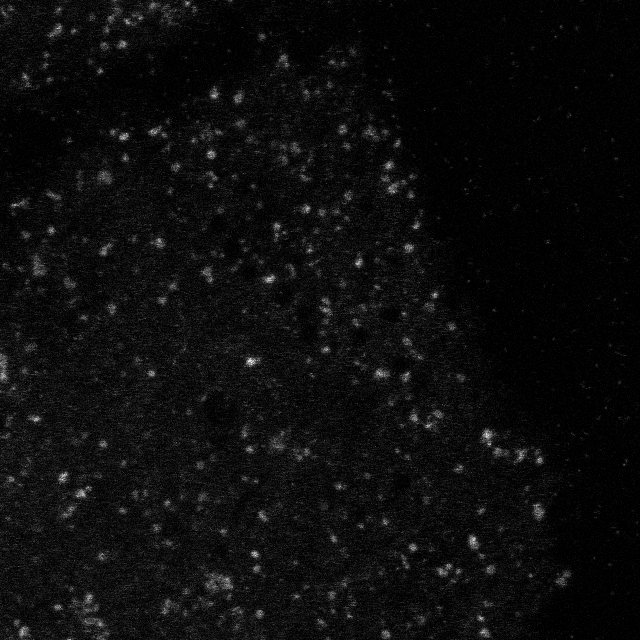
%> input picture 3_CLC-code/STED/2023_12_08_136K_JF635_D2_well1_STED.lif - Series003 - C=1.tif, 640 x 640 px
$ octave CLCcode.m   (GNU Octave 9; MATLAB toolbox functions it lacks are replaced by stand-ins)
%> lines starting %> are read from the running program, lines starting %| are printed output that depends on the picture; in (x1, y1, x2, y2) boxes, pixels count from 0 and x2, y2 are one past the last pixel; in counts of white or black regions, pixels touching at a corner belong together; the program's own positions count from 1
%% Code written by Anne Lyons 2023 11 17 with modifications by Michelle Frei
%% Dependencies: Install the Image Processing Toolbox
%% Load images: change paths + names of files
sted0 = imread("STED\2023_12_08_136K_JF635_D2_well1_STED.lif - Series003 - C=1.tif");
%> sted0 is the input picture: size 640x640 uint16; min 0, max 57, mean 2.9
sted1 = imread("STED\2023_12_08_136K_JF635_D2_well1_STED.lif - Series004 - C=1.tif");
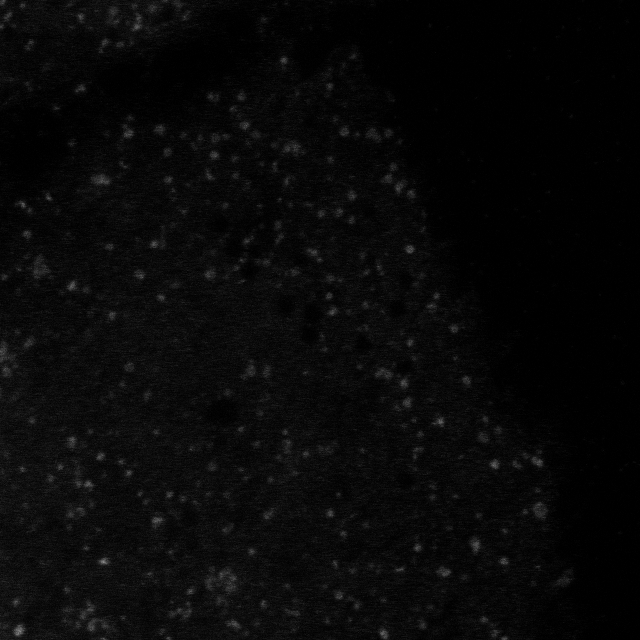
%> input picture 3_CLC-code/STED/2023_12_08_136K_JF635_D2_well1_STED.lif - Series004 - C=1.tif, 640 x 640 px
%> sted1 is the input picture: size 640x640 uint16; min 0, max 136, mean 8.3

%Resolution from image meta data
imres = 640/22.56;

%% Segment Images
% Functions are at end of script
sted0_obj = SegmentCLC(sted0);
%> in SegmentCLC, `J = imbinarize(DoG_blur);`:
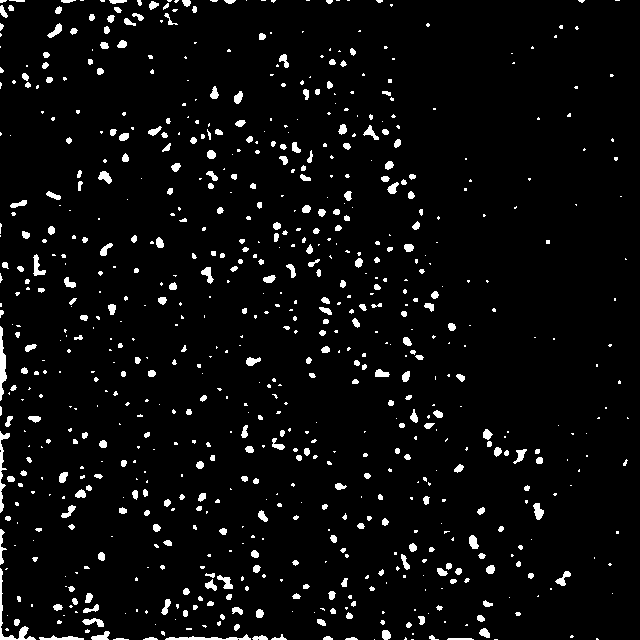
%> J: size 640x640 logical; 4.5% white; 769 white regions (446 under 20 px), largest, box (x1, y1, x2, y2) and area: (0, 568, 36, 640) 330, (0, 326, 7, 401) 295, (0, 431, 10, 513) 250
%> in SegmentCLC, `JL = bwlabel(J);`:
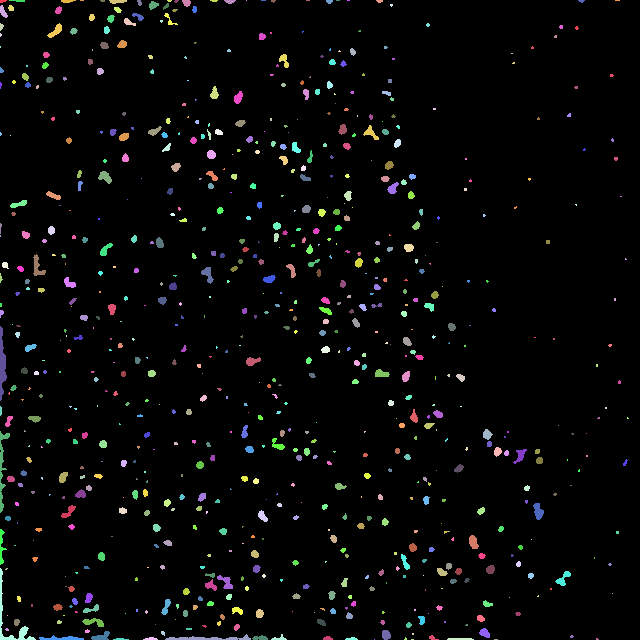
%> JL: size 640x640 double; 770 distinct labels, from 0 to 769; one colour per label, 0 black
%> in SegmentCLC, `stats = regionprops(J,"Circularity","Area");`: stats = 769 regions; largest, Area and Circularity: 330 0.0726, 295 0.154, 250 0.0815, 228 0.0898, 130 0.377
%> in SegmentCLC, `keepMask1 = [stats.Circularity]>=CircMin;`: keepMask1 = 769 logical values, 714 true
%> in SegmentCLC, `keepMask2= [stats.Circularity]<=CircMax;`: keepMask2 = 769 logical values, 621 true
%> in SegmentCLC, `keepMask3 = [stats.Area]>=AreaMin;`: keepMask3 = 769 logical values, 275 true
%> in SegmentCLC, `keep = keepMask1 + keepMask2 + keepMask3;`: keep = 769 values, max 3 at index 2, min 0 at index 25, mean 2.09
%> in SegmentCLC, `CLCobj = ismember(JL,find(keep == 3)) > 0;`: CLCobj: size 640x640 logical; 3% white; 259 white regions, largest, box (x1, y1, x2, y2) and area: (33, 254, 46, 276) 130, (533, 503, 544, 520) 118, (82, 618, 104, 627) 112
sted1_obj = SegmentCLC(sted1);
%> in SegmentCLC (call 2), `DoG_blur = imgaussfilt(DoG_filt,blurSig);`:
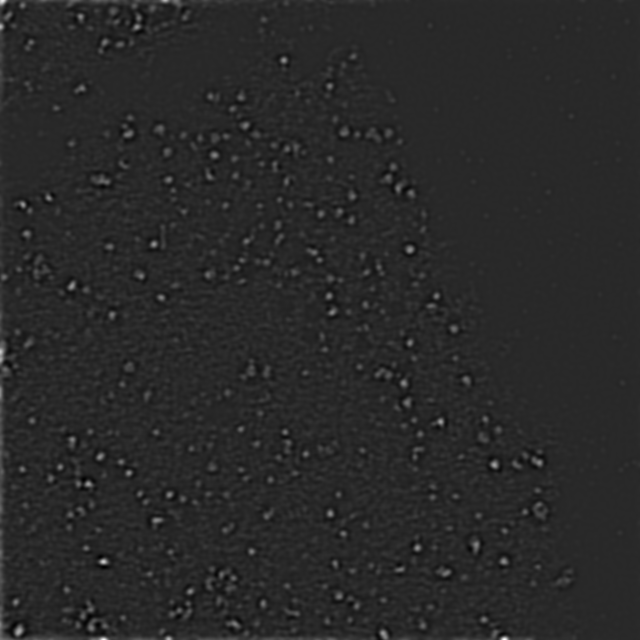
%> DoG_blur: size 640x640 double; min -0.0552, max 0.287, mean 0.000466; drawn with min black and max white
%> in SegmentCLC (call 2), `J = imbinarize(DoG_blur);`: J: size 640x640 logical; 3.4% white; 470 white regions (210 under 20 px), largest, box (x1, y1, x2, y2) and area: (0, 339, 10, 524) 689, (0, 528, 21, 640) 424, (260, 637, 338, 640) 190
%> in SegmentCLC (call 2), `JL = bwlabel(J);`:
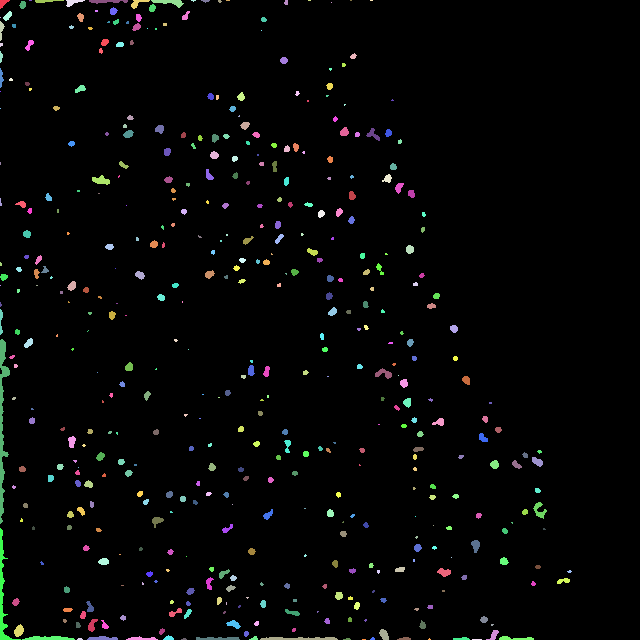
%> JL: size 640x640 double; 471 distinct labels, from 0 to 470; one colour per label, 0 black
%> in SegmentCLC (call 2), `stats = regionprops(J,"Circularity","Area");`: stats = 470 regions; largest, Area and Circularity: 689 0.0541, 424 0.0687, 190 0.0958, 160 0.174, 126 0.309
%> in SegmentCLC (call 2), `keepMask1 = [stats.Circularity]>=CircMin;`: keepMask1 = 470 logical values, 445 true
%> in SegmentCLC (call 2), `keepMask2= [stats.Circularity]<=CircMax;`: keepMask2 = 470 logical values, 395 true
%> in SegmentCLC (call 2), `keepMask3 = [stats.Area]>=AreaMin;`: keepMask3 = 470 logical values, 218 true
%> in SegmentCLC (call 2), `keep = keepMask1 + keepMask2 + keepMask3;`: keep = 470 values, max 3 at index 1, min 0 at index 2, mean 2.25
%> in SegmentCLC (call 2), `CLCobj = ismember(JL,find(keep == 3)) > 0;`: CLCobj: size 640x640 logical; 2.2% white; 204 white regions, largest, box (x1, y1, x2, y2) and area: (151, 0, 184, 8) 126, (92, 175, 110, 185) 110, (533, 502, 547, 519) 107

% Label objects to give IDs
sted0_Lb = bwlabel(sted0_obj);
%> sted0_Lb: size 640x640 double; 260 distinct labels, from 0 to 259
sted1_Lb = bwlabel(sted1_obj);
%> sted1_Lb: size 640x640 double; 205 distinct labels, from 0 to 204

sted0_mask = boundarymask(sted0_Lb);
%> sted0_mask: size 640x640 logical; 4.1% white in thin lines or dots, all inside (x1, y1, x2, y2) = (0, 0, 572, 640)
sted1_mask = boundarymask(sted1_Lb);
%> sted1_mask: size 640x640 logical; 3.2% white in thin lines or dots, all inside (x1, y1, x2, y2) = (0, 0, 571, 640)

newFolderName = 'Results_2';
mkdir(newFolderName);

figure('Name','STED before');
imshow(labeloverlay(imadjust(sted0),sted0_mask,'Transparency',0));
saveas(gcf, 'Results_2\STED-before_ROI.tiff', 'tiff');
figure('Name','STED after');
imshow(labeloverlay(imadjust(sted1),sted1_mask,'Transparency',0));
saveas(gcf, 'Results_2\STED-after_ROI.tiff', 'tiff');

%% Distance measures to partner pits
[stedConn,stedCent0,stedCent1] = LinkCLC(sted0,sted1,sted0_obj,sted1_obj);
title('STED Pair');
saveas(gcf, 'Results_2\STED pair', 'tiff');

%% Define background corrected images
imshow(sted1);
imcontrast;
h = imrect;
% [85 lines not run here, left out]
function CLCobj = SegmentCLC(input_image)
% A funtion with difference of gaussians filtering to enhance dot
% recognition in segmentation

    %Filter settings determined in DotSpotter/ROInavigator
    %Segmentation Parameters
    hsize = 5;
    sigma = 5;
    diffOG = 5;
    blurSig = 2;

    % Filtering parameters
    CircMin = 0.2;
    CircMax = 1;
    AreaMin = 25;
    % Futher parameter
    %AreaMax = 10181;


    % Difference of Gaussians to search enhance gaussian-like puncta
    gaussian1 = fspecial('Gaussian',hsize,sigma);
    gaussian2 = fspecial('Gaussian',hsize,sigma+diffOG);

    %Defintion of the Kernel for DOG
    DoG = gaussian1-gaussian2;
    % search for the same shape as DoG filter
    DoG_filt = conv2(double(input_image),DoG,'same');

    % Noise reduction with gaussian blur sigma
    DoG_blur = imgaussfilt(DoG_filt,blurSig);

    % Segment filtered image
    J = imbinarize(DoG_blur);
    JL = bwlabel(J);
    stats = regionprops(J,"Circularity","Area");

    keepMask1 = [stats.Circularity]>=CircMin;
    keepMask2= [stats.Circularity]<=CircMax;
    keepMask3 = [stats.Area]>=AreaMin;
    keep = keepMask1 + keepMask2 + keepMask3;
    CLCobj = ismember(JL,find(keep == 3)) > 0;

    % Include if AreaMax is used to filter
    % keepMask4 = [stats.Area]<=AreaMax;
    % keep = keepMask1 + keepMask2 + keepMask3 + keepMask4;
    % CLCobj = ismember(JL,find(keep == 4)) > 0;

end

function [fcheck2,puncCent0,puncCent1] = LinkCLC(im0,im1,input_binary0,input_binary1)
% A funtion to link segmented objects between two images that are the
% closest together possible, perhaps two timepoint images
    figure;
    imshowpair(im0,im1);
    text (100,670, 'Green - before, Pink - after, yellow - all pairings, red- filtered pairing');
    hold on;

    stats0 = regionprops('table',input_binary0,'Centroid');
%> stats0 = 259 regions; first 5, Centroid: [3.8 12.5], [5.7 265.8], [9.3 421.7], [8.6 518.9], [11.4 479.6]
    puncCent0 = round(stats0.Centroid);
%> puncCent0 = 259 rows, first 12: [4 13; 6 266; 9 422; 9 519; 11 480; 12 9; 19 1; 19 205; 14 389; 17 623; 21 269; 24 474]
    stats1 = regionprops('table',input_binary1,'Centroid');
%> stats1 = 204 regions; first 5, Centroid: [3.9 3.7], [2 30.3], [1.7 57.5], [1.8 78.6], [4.4 277.6]
    puncCent1 = round(stats1.Centroid);
%> puncCent1 = 204 rows, first 12: [4 4; 2 30; 2 58; 2 79; 4 278; 2 322; 8 17; 16 603; 20 631; 22 205; 23 5; 23 470]
    % [11 lines of commented-out code are left out]
    [punc2punc,LocObj,LocB] = EucDistObj(puncCent1,puncCent0);
%> in dist2, `[ndata, dimx] = size(x);`: ndata = 204; dimx = 2
%> in dist2, `[ncentres, dimc] = size(c);`: ncentres = 259; dimc = 2
%> in dist2, `n2 = (ones(ncentres, 1) * sum((x.^2)', 1))' + ones(ndata, 1) * sum((c...`:
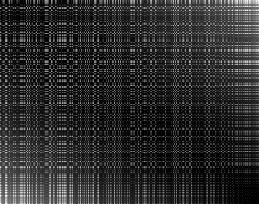
%> n2: size 204x259 double; min 0, max 654053, mean 119089; drawn with min black and max white
%> in EucDistObj, `minEdist = min(Edist,[],2);`: minEdist = 204 values, max 1517 at index 6, min 0 at index 132, mean 138.7
%> in EucDistObj, `LocObj = LocBoundary;`: LocObj = 204 values from 0 to 0
%> the loop in EucDistObj, `for i = 1:length(Edist(:,1))` made 204 passes
%> LocB on passes 1 to 3: 1, 1, 14
%> after the loop in EucDistObj, `for i = 1:length(Edist(:,1))`: LocBoundary = 204 values, max 259 at index 204, min 1 at index 1, mean 125.1; LocObj = 204 values from 1 to 204
%> punc2punc has the same summary as minEdist in EucDistObj; LocObj = 204 values from 1 to 204; LocB has the same summary as LocBoundary in EucDistObj

    % LocObj is the list of object IDs in afterimage(1) (ordered 1:object#)
    % LocB is the list of objectIDs in beforeimage(0) index matched to LocObj

    % While LocObj has no duplicates and is ordered numerically, it is
    % possible for LocB to have duplicates... more on dealing with this
    % below

    % plots the distances over the overlay image in
    for pln = 1:length(punc2punc(:,1))
        p3 = plot([puncCent1(LocObj(pln),1) puncCent0(LocB(pln),1)], ...
        [puncCent1(LocObj(pln),2) puncCent0(LocB(pln),2)],'y',...
        'MarkerSize',3,'DisplayName','punc2punc'); hold on;
    end

    % in the initial approach, the partnering errors where
    % there are pits with several partners (duplicates in LocB)
    % let's fix this by only keeping pairing with the closest neighbor

    % Part A
    %new matrix with the after, before, distance
    check = [LocObj,LocB,punc2punc];
%> check = 204 rows, first 12: [1 1 81; 2 1 293; 3 14 937; 4 14 580; 5 2 148; 6 17 1517; 7 1 32; 8 10 401; 9 10 73; 10 8 9; 11 7 32; 12 12 17]
    %Sort by column2 (LocB) to filter multipartners
    check2 = sortrows(check,2);
%> check2 = 204 rows, first 12: [1 1 81; 2 1 293; 7 1 32; 5 2 148; 11 7 32; 10 8 9; 8 10 401; 9 10 73; 12 12 17; 3 14 937; 4 14 580; 13 15 4]
    fcheck2 = [];
    % this routine goes through all the indices in the ordered matrix
    for pln = 1:max(LocB(:,1))
        ind = find(check2(:,2)==pln);
        if length(ind) == 1 %if only one partner exists, it adds this to the fcheck2 version
            check_app = check2(ind,:);
            if isempty(fcheck2) == 1
                fcheck2 = check_app;
            else
                fcheck2 = [fcheck2; check_app];
            end
        elseif length(ind) > 1 % if multiple indices in LocB contain same value
            %this is the subsection of check2 that has the same indicies
            %(also contains the Lobj, Bobj, distance
            ddist = check2((min(ind):max(ind)),:);
            [~,I] = min(ddist(:,3)); %get indexed minimum, the row that is the shortest
            check_app = ddist(I,:); %and use for appending matrix
            if isempty(fcheck2) == 1
                fcheck2 = check_app;
            else
                fcheck2 = [fcheck2; check_app];
            end
        end
    end
%> this loop made 259 passes
%> (ind, ddist, I) on passes 1, 10, 14, 17, 19, 29, 31, 46, 47, 52, 56: ([1; 2; 3], [1 1 81; 2 1 293; 7 1 32], 3), ([7; 8], [8 10 401; 9 10 73], 2), ([10; 11], [3 14 937; 4 14 580], 2), ([13; 14], [6 17 1517; 14 17 20], 2), ([16; 17; 18], [17 19 37; 18 19 65; 19 19 73], 1), ([23; 24], [21 29 170; 23 29 130], 2), ([26; 27], [28 31 13; 35 31 170], 1), ([34; 35; 36], [33 46 234; 42 46 10; 47 46 130], 2), ([37; 38], [36 47 100; 40 47 5], 2), ([41; 42], [41 52 5; 56 52 845], 1), ([45; 46], [38 56 289; 45 56 29], 2)
%> (ind, check_app) on passes 12, 15, 18, 22, 23, 24: (9, [12 12 17]), (12, [13 15 4]), (15, [16 18 8]), (19, [15 22 370]), (20, [22 23 890]), (21, [20 24 29])
%> after the loop, check_app = [204 259 4]; ddist = [200 258 170; 202 258 2]; fcheck2 = 163 rows, first 12: [7 1 32; 5 2 148; 11 7 32; 10 8 9; 9 10 73; 12 12 17; 4 14 580; 13 15 4; 14 17 20; 16 18 8; 17 19 37; 15 22 370]

    % define the new selected pairings
    LocObjf = fcheck2(:,1);
%> LocObjf = 163 values, max 204 at index 163, min 4 at index 7, mean 107.3
    LocBf= fcheck2(:,2);
%> LocBf = 163 values from 1 to 259
    punc2puncf= fcheck2(:,3);
%> punc2puncf = 163 values, max 1313 at index 54, min 0 at index 97, mean 90.83

    for pln = 1:length(LocBf(:,1))
        p3 = plot([puncCent1(LocObjf(pln),1) puncCent0(LocBf(pln),1)], ...
        [puncCent1(LocObjf(pln),2) puncCent0(LocBf(pln),2)],'c',...
        'MarkerSize',3,'DisplayName','punc2punc', 'Color', 'red'); hold on;
    end
%> `[stedConn,stedCent0,stedCent1] = LinkCLC(sted0,sted1,sted0_obj,sted1_o..`: stedConn has the same summary as fcheck2 in LinkCLC; stedCent0 has the same summary as puncCent0 in LinkCLC; stedCent1 has the same summary as puncCent1 in LinkCLC
%> `title('STED Pair');`:
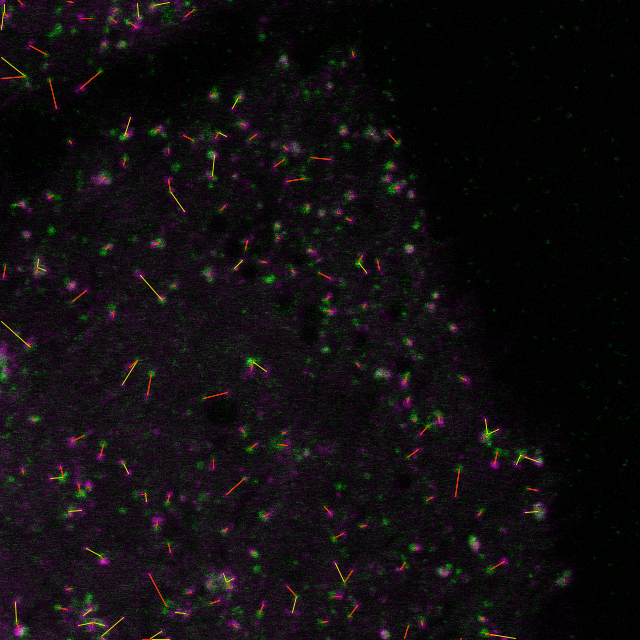
%> figure redrawn from the program's plot data; its title reads 'STED Pair'
%> the run ends on the next line

    hold off

end

function [minEdist,LocObj,LocBoundary] = EucDistObj(Object,Boundary,varargin)
% A function to take the squared Euclidean distance of an "object" relative
% to a "boundary", which are These can just be two coordinate systems
% Obj2Obj varargin option allows measurements within the same image
% without having objects measure to themself.
% the variables returned are the minimum distances minEdist (column vector
% with the minima, LocObj the indicies of the objects in the after image
% (1,2,3,4) Loc Boundary indicies in the before image

% matrix with all the distances between the objects
Edist = dist2(Object,Boundary);

if nargin > 2
    if strcmp(varargin{1},'obj2obj') == 1 % Distance between objects
        %if we use the same method btwn objects, they measure to themselves
        %making a zero value minimum... instead, sort the columns of Edist to
        %numerically get the minimums in the second (nonzero) row
        sortEdist = sort(Edist);
        minEdist = sortEdist(2,:)';
    end
else %distance from object to boundary
    minEdist = min(Edist,[],2);
end

LocBoundary = zeros(length(Edist(:,1)),1);
LocObj = LocBoundary;

% LocB will have the indices from Edist corresponding to the minimal
% function  hence that is the object in the before image
%Loc Boundary will only store the first value (at the row)
%Loc object will save the indices of the current object
for i = 1:length(Edist(:,1))
    LocB = find(minEdist(i,:)==Edist(i,:));
    LocBoundary(i,:) = LocB(1); %in case multiple elements are found
    LocObj(i,:) = i;
end

end

function n2 = dist2(x, c)
% DIST2	Calculates squared distance between two sets of points.
%
%	Description
%	D = DIST2(X, C) takes two matrices of vectors and calculates the
%	squared Euclidean distance between them.  Both matrices must be of
%	the same column dimension.  If X has M rows and N columns, and C has
%	L rows and N columns, then the result has M rows and L columns.  The
%	I, Jth entry is the  squared distance from the Ith row of X to the
%	Jth row of C.
%
%	See also
%	GMMACTIV, KMEANS, RBFFWD
%
%
%	Copyright (c) Christopher M Bishop, Ian T Nabney (1996, 1997)

% checks how big my two lists of centroids are
[ndata, dimx] = size(x);
[ncentres, dimc] = size(c);
if dimx ~= dimc
	error('Data dimension does not match dimension of centres')
end

n2 = (ones(ncentres, 1) * sum((x.^2)', 1))' + ...
  		ones(ndata, 1) * sum((c.^2)',1) - ...
  		2.*(x*(c'));
end
